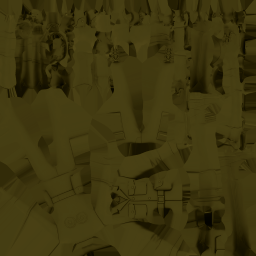
#> input picture baseq2/models/monsters/soldier/skin.png, 256 x 256 px
$ python -i attic_creature_assets.py   (imports and definitions only)
#> lines starting #> are read from the running program, lines starting #| are printed output that depends on the picture
"""Original Attic sound design and the Melted Soldier's derived MD2."""
import io
from math import exp, pi, sin, tanh, tau
import random
import struct
import wave

from PIL import Image, ImageDraw, ImageFilter

from build_endline import BASE


# [41 lines left out: function melted_model, not called in this run]


def melted_skin():
    with Image.open(BASE / 'models/monsters/soldier/skin.png') as original:
#> original is the input picture: PIL image 256x256 P; mean R, G, B 61.2, 53.5, 14.4
        base = original.convert('L')
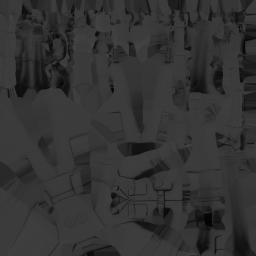
#> base: PIL image 256x256 L; min 3, max 69, mean 51.3
    rng = random.Random(92)
    w, h = base.size
#> w = 256; h = 256
    mottling = Image.new('L', (w//8, h//8))
#> mottling: PIL image 32x32 L; every value is 0
    mottling.putdata([rng.randrange(256) for _ in range(mottling.width * mottling.height)])
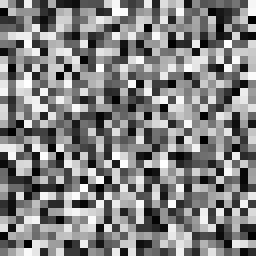
#> mottling: PIL image 32x32 L (shown 8 times larger); min 0, max 255, mean 129.2
    mottling = mottling.resize((w,h), Image.Resampling.BICUBIC).filter(ImageFilter.GaussianBlur(3))
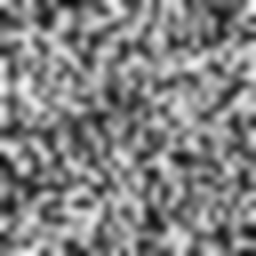
#> mottling: PIL image 256x256 L; min 8, max 251, mean 129.3
    skin = Image.new('RGB', (w,h))
#> skin: PIL image 256x256 RGB; every value is 0
    skin.putdata([(max(8, round(v * .89 + n * .25 + 9)),
                   max(7, round(v * .73 + n * .18 + 5)),
                   max(6, round(v * .68 + n * .16 + 5)))
                  for v,n in zip(base.getdata(), mottling.getdata())])
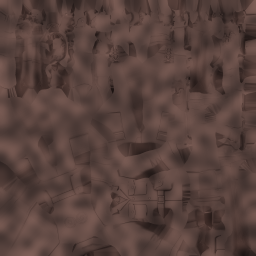
#> skin: PIL image 256x256 RGB; mean R, G, B 87, 65.7, 60.6
    draw = ImageDraw.Draw(skin)
    for _ in range(112):
        x,y = rng.randrange(w),rng.randrange(h)
        length = rng.randrange(4,27)
        points = [(x, y), (x+rng.randrange(-3,4), y+length//2), (x+2, y+length)]
        draw.line(points, fill=rng.choice(((109,74,47),(32,25,22),(126,100,74))))
    output = io.BytesIO()
    skin.save(output, format='PNG', optimize=True)
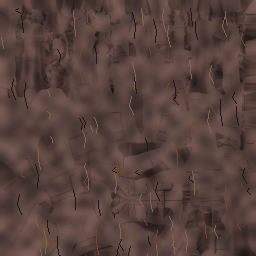
#> skin: PIL image 256x256 RGB; mean R, G, B 87, 65.7, 60.2
    return output.getvalue()


RATE = 22050


# [55 lines left out: functions sound, creature_assets, not called in this run]

>>> result = melted_skin()
